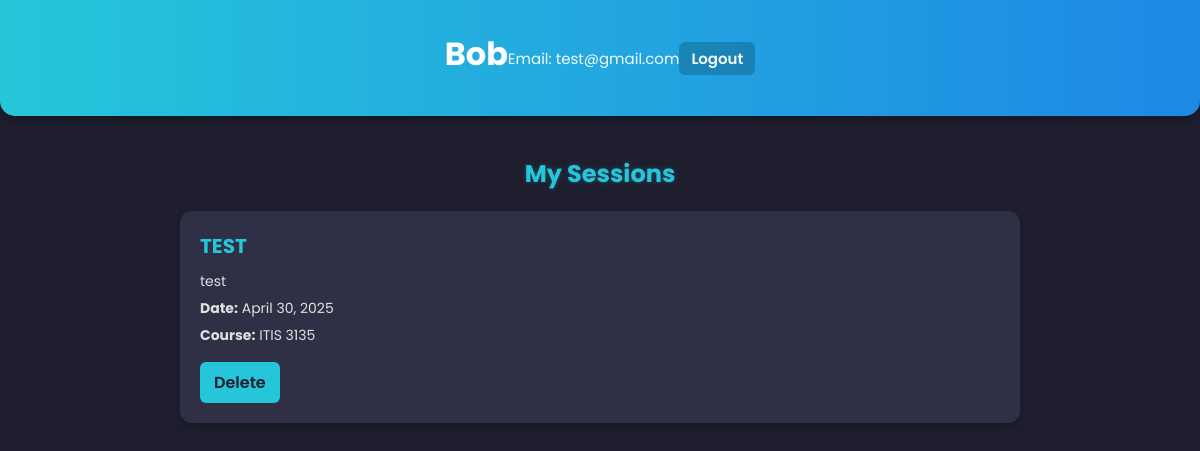
Screenshot of /profile/ (signed in) with the database file from the repository.
### base/models.py (models this page shows, shortened)
class Study_Session(models.Model):
    host = models.ForeignKey(User, on_delete=models.SET_NULL, null=True, related_name='study_sessions')
    course = models.ForeignKey(Course, on_delete=models.SET_NULL, null=True)  # ForeignKey to Course
    name = models.CharField(max_length=255, null=True)  # Add a name field
    preferences = models.TextField(max_length=10, null=True)  # Add a preferences field
    campus_location = models.TextField(max_length=10, null=True)  # Add a campus location field
    date = models.DateField(null=True)  # Add a date field
    time = models.TimeField(null=True)  # Add a time field
    duration = models.TextField(max_length=10, null=True)  # Add a duration field
    description = models.TextField(null=True, blank=True)
    updated = models.DateTimeField(auto_now=True)
    created = models.DateTimeField(auto_now_add=True)
    class Meta:
        ordering = ['-updated', 'created']

class Course(models.Model):
    name = models.CharField(max_length=300);
    def __str__(self):
        return self.name

### base/views.py (the view)
# urls.py: path('profile/', views.profile, name='profile'),
@login_required(login_url='/login')
def profile(request):
    user = request.user
    sessions = Study_Session.objects.filter(host=user)  # Filter sessions by the logged-in user
    context = {'user': user, 'sessions': sessions}
    return render(request, 'profile.html', context)

### base/templates/profile.html (shortened to what this page needs)
{% load static %}
<!DOCTYPE html>
<html lang="en">
<head>
    <link rel="stylesheet" href="{% static 'styles/styles.css' %}">
</head>
<body>
    <header class="profile-header">
        <h1>{{ user.username }}</h1>
        <p>Email: {{ user.email }}</p>
        <p><a href="{% url 'logout' %}">Logout</a></p>
    </header>
    <main class="profile-main">
        <h2>My Sessions</h2>
        <div class="profile-sessions">
            <ul>
                {% for session in sessions %}
                    <li>
                        <h4>{{ session.name }}</h4>
                        <p>{{ session.description }}</p>
                        <p><strong>Date:</strong> {{ session.date }}</p>
                        <p><strong>Course:</strong> {{ session.course }}</p>
                        <a href="{% url 'delete_session' session.id %}">Delete</a>
                    </li>
                {% empty %}
                    <li>No sessions available.</li>
                {% endfor %}
            </ul>
        </div>
    </main>
</body>
</html>

### static/styles/styles.css (style rules this page uses)
* { margin: 0; padding: 0; box-sizing: border-box; }
body { font-family: 'Poppins', Arial, sans-serif; background-color: #1e1e2f; color: #e0e0e0; height: 100vh; }
a { text-decoration: none; color: inherit; }
header { display: flex; justify-content: center; align-items: center; width: 100%; padding: 50px; }
.profile-header { background: linear-gradient(90deg, #26c6da 0%, #1e88e5 100%); color: #ffffff; padding: 30px 20px; text-align: center; border-bottom-left-radius: 15px; border-bottom-right-radius: 15px; box-shadow: 0 2px 10px rgba(0, 0, 0, 0.4); }
.profile-header h1 { font-size: 32px; margin-bottom: 8px; }
.profile-header p { font-size: 15px; margin: 4px 0; opacity: 0.95; }
.profile-header a { color: #fff; font-weight: 600; background-color: rgba(0, 0, 0, 0.2); padding: 6px 12px; border-radius: 6px; transition: background-color 0.3s ease; }
.profile-main { padding: 40px 30px; max-width: 900px; margin: 0 auto; }
.profile-main h2 { font-size: 24px; color: #26c6da; margin-bottom: 20px; text-align: center; text-shadow: 0 0 5px rgba(38, 198, 218, 0.3); }
.profile-sessions ul { list-style-type: none; padding: 0; }
.profile-sessions li { background-color: #2f2f45; padding: 20px; margin-bottom: 20px; border-radius: 12px; box-shadow: 0 4px 10px rgba(0, 0, 0, 0.2); transition: transform 0.2s ease, background-color 0.3s ease; }
.profile-sessions h4 { font-size: 20px; color: #26c6da; margin-bottom: 10px; }
.profile-sessions p { font-size: 14px; margin: 6px 0; color: #e0e0e0; }
.profile-sessions a { display: inline-block; margin-top: 10px; background-color: #26c6da; color: #1e1e2f; padding: 8px 14px; border-radius: 6px; font-weight: 600; text-decoration: none; transition: background-color 0.3s ease; }

### rows the page displays
Study_Session: name "TEST", description "test", date "April 30, 2025", course "ITIS 3135"

### other values shown
{{ user.username }} "Bob"
{{ user.email }} "test@gmail.com"
